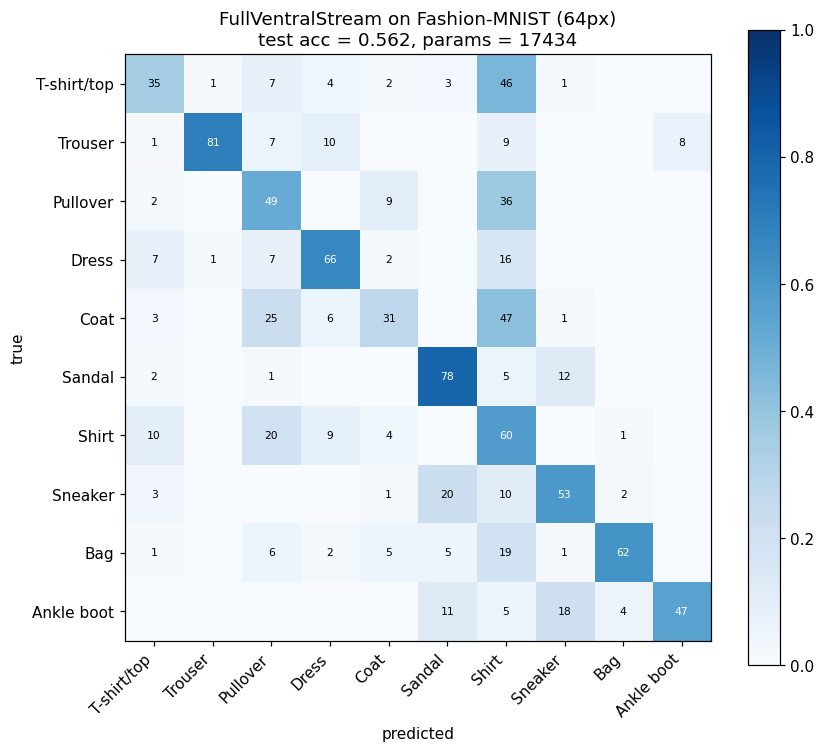

The script that saved this image:
"""Train FullVentralStream on Fashion-MNIST.

Fashion-MNIST is grayscale 28x28 with 10 clothing categories. The images
are bilinearly upsampled to 64x64 so the V4 receptive fields fit, and
fed through the same V1>V2>V4>PIT>CIT>AIT stack used elsewhere.

Run:
    python examples/fashion_mnist_train.py
"""

from __future__ import annotations

import argparse
import gzip
import os
import struct
import sys

import matplotlib
import matplotlib.pyplot as plt
import torch
import torch.nn as nn
import torch.nn.functional as F
from torch.utils.data import DataLoader, TensorDataset

sys.path.insert(0, os.path.join(os.path.dirname(__file__), os.pardir))

from zebrastack.common.v4_recursive_filters import (
    RecursiveFiltersV4, standard_v1_spec,
)
from zebrastack.common.it_stages import FullVentralStream


CLASS_NAMES = [
    "T-shirt/top", "Trouser", "Pullover", "Dress", "Coat",
    "Sandal", "Shirt", "Sneaker", "Bag", "Ankle boot",
]


def read_idx_images(path: str) -> torch.Tensor:
    with gzip.open(path, "rb") as f:
        magic, n, h, w = struct.unpack(">IIII", f.read(16))
        assert magic == 2051
        data = f.read(n * h * w)
    arr = torch.frombuffer(bytearray(data), dtype=torch.uint8).reshape(n, h, w)
    return arr.float() / 255.0


def read_idx_labels(path: str) -> torch.Tensor:
    with gzip.open(path, "rb") as f:
        magic, n = struct.unpack(">II", f.read(8))
        assert magic == 2049
        data = f.read(n)
    return torch.frombuffer(bytearray(data), dtype=torch.uint8).long()


def upsample(images: torch.Tensor, size: int) -> torch.Tensor:
    return F.interpolate(images.unsqueeze(1), size=(size, size), mode="bilinear",
                         align_corners=False)


def confusion(model, loader, device, n_classes):
    model.eval()
    matrix = [[0] * n_classes for _ in range(n_classes)]
    correct = 0; total = 0
    with torch.no_grad():
        for x, y in loader:
            x = x.to(device); y = y.to(device)
            preds = model(x)["logits"].argmax(dim=-1)
            for p, t in zip(preds.tolist(), y.tolist()):
                matrix[t][p] += 1
                if p == t: correct += 1
                total += 1
    return correct / max(total, 1), matrix


def main() -> int:
    parser = argparse.ArgumentParser()
    parser.add_argument("--data-dir", default="/tmp")
    parser.add_argument("--out", default="examples/fashion_mnist_train.png")
    parser.add_argument("--size", type=int, default=64)
    parser.add_argument("--n-train", type=int, default=4000)
    parser.add_argument("--n-test", type=int, default=1000)
    parser.add_argument("--epochs", type=int, default=8)
    parser.add_argument("--lr", type=float, default=0.005)
    parser.add_argument("--batch-size", type=int, default=32)
    parser.add_argument("--weight-decay", type=float, default=1e-4)
    parser.add_argument("--device", default="cuda" if torch.cuda.is_available() else "cpu")
    parser.add_argument("--use-skip", action="store_true",
                        help="Use multi-scale skip connections to the classifier.")
    parser.add_argument("--use-attention", action="store_true",
                        help="Use channel attention in each IT stage. Kind set by --attention.")
    parser.add_argument("--attention", choices=["se", "cbam", "coord"], default="se",
                        help="Attention block kind when --use-attention is set.")
    parser.add_argument("--use-topdown", action="store_true",
                        help="Add top-down feedback gates from AIT context to PIT/CIT outputs.")
    parser.add_argument("--use-dlpfc", action="store_true",
                        help="Add a dlPFC slot-attention readout above AIT.")
    parser.add_argument("--dlpfc-slots", type=int, default=4)
    parser.add_argument("--dlpfc-dim", type=int, default=32)
    parser.add_argument("--use-nonlocal", action="store_true",
                        help="Add a low-rank non-local self-attention block at AIT.")
    parser.add_argument("--nonlocal-dim", type=int, default=16)
    parser.add_argument("--lr-schedule", choices=["none", "cosine"], default="none",
                        help="LR schedule. 'cosine' anneals from --lr to 0 over --epochs.")
    args = parser.parse_args()
    matplotlib.use("Agg")

    device = args.device
    print(f"Device: {device}")

    print("Loading Fashion-MNIST...")
    train_imgs = read_idx_images(os.path.join(args.data_dir, "fmnist-train-images-idx3-ubyte.gz"))
    train_labels = read_idx_labels(os.path.join(args.data_dir, "fmnist-train-labels-idx1-ubyte.gz"))
    test_imgs = read_idx_images(os.path.join(args.data_dir, "fmnist-t10k-images-idx3-ubyte.gz"))
    test_labels = read_idx_labels(os.path.join(args.data_dir, "fmnist-t10k-labels-idx1-ubyte.gz"))

    rng = torch.Generator().manual_seed(0)
    perm = torch.randperm(train_imgs.shape[0], generator=rng)
    train_idx = perm[: args.n_train]
    test_perm = torch.randperm(test_imgs.shape[0], generator=rng)
    test_idx = test_perm[: args.n_test]

    train_x = (upsample(train_imgs[train_idx], args.size) - 0.5) * 2.0
    train_y = train_labels[train_idx]
    test_x = (upsample(test_imgs[test_idx], args.size) - 0.5) * 2.0
    test_y = test_labels[test_idx]
    print(f"Train: {len(train_y)}  test: {len(test_y)}  shape: {train_x.shape}")

    train_loader = DataLoader(TensorDataset(train_x, train_y),
                              batch_size=args.batch_size, shuffle=True)
    test_loader = DataLoader(TensorDataset(test_x, test_y),
                             batch_size=args.batch_size, shuffle=False)

    spec = standard_v1_spec(
        n_orientations=4,
        frequencies=(0.30, 0.18, 0.10),
        kernel_size=13,
    )
    v4 = RecursiveFiltersV4(
        v1_spec=spec,
        recursive_octaves=2,
        recursive_kernel_size=21,
        use_v2_pooling=True,
        v2_sigma_to_period=2.0,
        use_v4_dc_channel=False,
        use_v2_gabor=True,
        v2_gabor_frequencies=(0.06, 0.03),
        v2_gabor_kernel_size=17,
    )
    model = FullVentralStream(
        v4_backbone=v4,
        n_classes=10,
        pit_n_reduce=24,
        cit_n_reduce=24,
        ait_n_reduce=24,
        pit_frequencies=(0.05, 0.025),
        cit_frequencies=(0.05, 0.025),
        ait_frequencies=(0.05, 0.025),
        kernel_size=11,
        downsample=2,
        use_skip=args.use_skip,
        use_attention=args.use_attention,
        attention_kind=args.attention,
        use_topdown=args.use_topdown,
        use_dlpfc=args.use_dlpfc,
        dlpfc_slots=args.dlpfc_slots,
        dlpfc_dim=args.dlpfc_dim,
        use_nonlocal=args.use_nonlocal,
        nonlocal_dim=args.nonlocal_dim,
    ).to(device)
    n_trainable = sum(p.numel() for p in model.parameters() if p.requires_grad)
    print(f"Trainable parameters: {n_trainable}")

    optimizer = torch.optim.Adam(
        [p for p in model.parameters() if p.requires_grad],
        lr=args.lr, weight_decay=args.weight_decay,
    )
    if args.lr_schedule == "cosine":
        scheduler = torch.optim.lr_scheduler.CosineAnnealingLR(optimizer, T_max=args.epochs)
    else:
        scheduler = None
    criterion = nn.CrossEntropyLoss()

    for epoch in range(args.epochs):
        model.train()
        total_loss = 0.0; total_correct = 0; total = 0
        for x, y in train_loader:
            x = x.to(device); y = y.to(device)
            optimizer.zero_grad()
            logits = model(x)["logits"]
            loss = criterion(logits, y)
            loss.backward()
            optimizer.step()
            total_loss += loss.item() * x.shape[0]
            total_correct += int((logits.argmax(dim=-1) == y).sum().item())
            total += x.shape[0]
        cur_lr = optimizer.param_groups[0]["lr"]
        print(f"  epoch {epoch+1:2d}: lr={cur_lr:.4f} loss={total_loss/total:.4f} train_acc={total_correct/total:.3f}")
        if scheduler is not None:
            scheduler.step()

    print("\n  recalibrating BN running stats...")
    cal_x = train_x[: min(512, len(train_x))].to(device)
    model.recalibrate_bn(cal_x)

    test_acc, cm = confusion(model, test_loader, device, 10)
    print(f"\n  test accuracy: {test_acc:.3f}")
    print("Per-class recall:")
    for i, name in enumerate(CLASS_NAMES):
        n = sum(cm[i])
        r = cm[i][i] / n if n else 0.0
        print(f"  {name:12s}: {r:.2f}  ({cm[i][i]}/{n})")

    fig, ax = plt.subplots(1, 1, figsize=(8, 7))
    cm_t = torch.tensor(cm, dtype=torch.float32)
    cm_norm = cm_t / cm_t.sum(dim=-1, keepdim=True).clamp_min(1)
    im = ax.imshow(cm_norm.numpy(), cmap="Blues", vmin=0, vmax=1)
    for i in range(10):
        for j in range(10):
            v = cm[i][j]
            if v > 0:
                ax.text(j, i, f"{v}", ha="center", va="center", fontsize=7,
                        color="white" if cm_norm[i, j] > 0.5 else "black")
    ax.set_xticks(range(10))
    ax.set_yticks(range(10))
    ax.set_xticklabels(CLASS_NAMES, rotation=45, ha="right")
    ax.set_yticklabels(CLASS_NAMES)
    ax.set_xlabel("predicted"); ax.set_ylabel("true")
    extras = []
    if args.use_skip:      extras.append("skip")
    if args.use_attention: extras.append(args.attention)
    if args.use_topdown:   extras.append("topdown")
    if args.use_dlpfc:     extras.append(f"dlpfc(K={args.dlpfc_slots},d={args.dlpfc_dim})")
    if args.use_nonlocal:  extras.append(f"nonlocal(d={args.nonlocal_dim})")
    if args.lr_schedule != "none": extras.append(f"{args.lr_schedule}-lr")
    extras_str = (" + " + " + ".join(extras)) if extras else ""
    ax.set_title(f"FullVentralStream{extras_str} on Fashion-MNIST ({args.size}px)\n"
                 f"test acc = {test_acc:.3f}, params = {n_trainable}")
    plt.colorbar(im, ax=ax)
    fig.tight_layout()
    os.makedirs(os.path.dirname(args.out) or ".", exist_ok=True)
    fig.savefig(args.out, dpi=110, bbox_inches="tight")
    print(f"\nSaved figure to {args.out}")
    return 0


if __name__ == "__main__":
    raise SystemExit(main())
